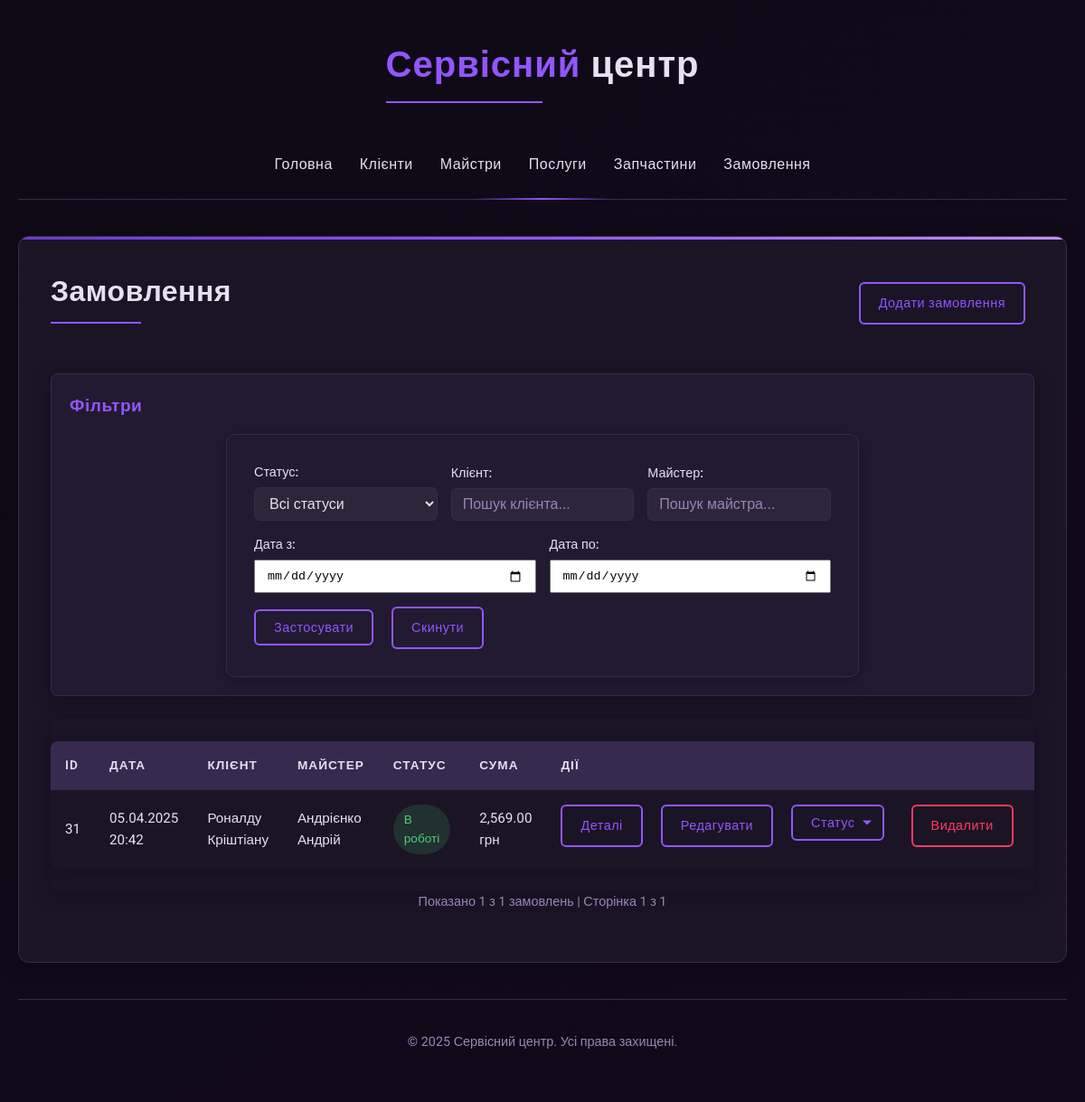
The page /Service-Center/orders/index.php on the database its author committed.
### tables this page shows
CREATE TABLE `orders` (
  `order_id` int(11) NOT NULL,
  `client_id` int(11) NOT NULL,
  `master_id` int(11) NOT NULL,
  `order_date` datetime NOT NULL DEFAULT CURRENT_TIMESTAMP,
  `status` varchar(50) DEFAULT 'Нове',
  `description` text,
  `issue_description` text,
  `client_device` text,
  `notes` text,
  `total_price` text
);

CREATE TABLE `clients` (
  `client_id` int(11) NOT NULL,
  `last_name` varchar(100) NOT NULL,
  `first_name` varchar(100) NOT NULL,
  `patronymic` varchar(100) DEFAULT NULL,
  `phone_number` varchar(20) NOT NULL,
  `email` varchar(100) DEFAULT NULL,
  `car` varchar(255) DEFAULT NULL
);

CREATE TABLE `masters` (
  `master_id` int(11) NOT NULL,
  `first_name` varchar(100) NOT NULL,
  `last_name` varchar(100) NOT NULL,
  `phone_number` varchar(20) NOT NULL,
  `email` varchar(100) DEFAULT NULL
);

### Service-Center/orders/index.php (the view, shortened to what this page needs)
<?php
include_once '../config.php';
include_once '../includes/header.php';
$items_per_page = 20;
$current_page = isset($_GET['page']) ? (int)$_GET['page'] : 1;
$current_page = $current_page < 1 ? 1 : $current_page;
$offset = ($current_page - 1) * $items_per_page;
$client = isset($_GET['client']) ? $_GET['client'] : '';
$master = isset($_GET['master']) ? $_GET['master'] : '';
$date_from = isset($_GET['date_from']) ? $_GET['date_from'] : '';
$date_to = isset($_GET['date_to']) ? $_GET['date_to'] : '';
$where_clauses = [];
$params = [];
$where = !empty($where_clauses) ? " WHERE " . implode(" AND ", $where_clauses) : "";
$count_sql = "SELECT COUNT(*) as total
              FROM orders o
              JOIN clients c ON o.client_id = c.client_id
              JOIN masters m ON o.master_id = m.master_id
              $where";
$count_stmt = $pdo->prepare($count_sql);
$count_stmt->execute($params);
$total_items = $count_stmt->fetch()['total'];
$total_pages = ceil($total_items / $items_per_page);
$sql = "SELECT o.order_id, o.order_date, o.status,
               c.last_name as client_last_name, c.first_name as client_first_name,
               m.last_name as master_last_name, m.first_name as master_first_name,
               (
                   IFNULL((SELECT SUM(s.price * os.quantity)
                      FROM order_services os
                      JOIN services s ON os.service_id = s.service_id
                      WHERE os.order_id = o.order_id), 0) +
                   IFNULL((SELECT SUM(p.price * op.quantity)
                      FROM order_parts op
                      JOIN products p ON op.part_id = p.product_id
                      WHERE op.order_id = o.order_id), 0)
               ) AS total_price
        FROM orders o
        JOIN clients c ON o.client_id = c.client_id
        JOIN masters m ON o.master_id = m.master_id
        $where
        ORDER BY o.order_date DESC
        LIMIT :limit OFFSET :offset";
$stmt = $pdo->prepare($sql);
$stmt->bindValue(':limit', (int)$items_per_page, PDO::PARAM_INT);
$stmt->bindValue(':offset', (int)$offset, PDO::PARAM_INT);
$stmt->execute();
$orders = $stmt->fetchAll();
?>
    <div class="actions-bar">
        <h1>Замовлення</h1>
        <div>
            <a href="add.php" class="btn">Додати замовлення</a>
        </div>
    </div>
    <div class="filter-panel">
        <h3>Фільтри</h3>
        <form action="" method="get" class="filter-form">
            <div class="filter-row">
                <div class="filter-group">
                    <label for="status">Статус:</label>
                    <select name="status" id="status">
                        <option value="">Всі статуси</option>
                    </select>
                </div>
                <div class="filter-group">
                    <label for="client">Клієнт:</label>
                    <input type="text" name="client" id="client" value="<?php echo htmlspecialchars($client); ?>" placeholder="Пошук клієнта...">
                </div>
                <div class="filter-group">
                    <label for="master">Майстер:</label>
                    <input type="text" name="master" id="master" value="<?php echo htmlspecialchars($master); ?>" placeholder="Пошук майстра...">
                </div>
            </div>
            <div class="filter-row">
                <div class="filter-group">
                    <label for="date_from">Дата з:</label>
                    <input type="date" name="date_from" id="date_from" value="<?php echo htmlspecialchars($date_from); ?>">
                </div>
                <div class="filter-group">
                    <label for="date_to">Дата по:</label>
                    <input type="date" name="date_to" id="date_to" value="<?php echo htmlspecialchars($date_to); ?>">
                </div>
                <div class="filter-buttons">
                    <button type="submit" class="btn">Застосувати</button>
                    <a href="index.php" class="btn">Скинути</a>
                </div>
            </div>
        </form>
    </div>
<?php if (empty($orders)): ?>
    <p>Замовлень не знайдено</p>
<?php else: ?>
    <div class="table-responsive">
        <table>
            <thead>
            <tr>
                <th>ID</th>
                <th>Дата</th>
                <th>Клієнт</th>
                <th>Майстер</th>
                <th>Статус</th>
                <th>Сума</th>
                <th>Дії</th>
            </tr>
            </thead>
            <tbody>
            <?php foreach ($orders as $order): ?>
                <tr>
                    <td><?php echo $order['order_id']; ?></td>
                    <td><?php echo date('d.m.Y H:i', strtotime($order['order_date'])); ?></td>
                    <td>
                        <?php echo htmlspecialchars($order['client_last_name'] . ' ' . $order['client_first_name']); ?>
                    </td>
                    <td>
                        <?php echo htmlspecialchars($order['master_last_name'] . ' ' . $order['master_first_name']); ?>
                    </td>
                    <td>
                        <?php
                        $statusClass = 'status-new';
                        ?>
                        <span class="status-badge <?php echo $statusClass; ?>"><?php echo htmlspecialchars($order['status']); ?></span>
                    </td>
                    <td><?php echo number_format($order['total_price'], 2); ?> грн</td>
                    <td class="action-buttons">
                        <a href="view.php?id=<?php echo $order['order_id']; ?>" class="btn">Деталі</a>
                        <a href="edit.php?id=<?php echo $order['order_id']; ?>" class="btn">Редагувати</a>
                        <div class="dropdown">
                            <button type="button" class="btn dropdown-toggle">Статус</button>
                        </div>
                        <a href="delete.php?id=<?php echo $order['order_id']; ?>" class="btn btn-danger">Видалити</a>
                    </td>
                </tr>
            <?php endforeach; ?>
            </tbody>
        </table>
    </div>
    <div class="pagination-info">
        Показано <?php echo count($orders); ?> з <?php echo $total_items; ?> замовлень |
        Сторінка <?php echo $current_page; ?> з <?php echo max(1, $total_pages); ?>
    </div>
<?php endif; ?>
<?php include_once '../includes/footer.php'; ?>

### Service-Center/css/style.css (style rules this page uses)
:root { --primary-bg: #0f0a16; --secondary-bg: #1a1425; --card-bg: #221a30; --text-color: #e6e0f0; --text-muted: #9985b5; --accent-color: #9355ff; --accent-color2: #6a3bce; --accent-color3: #c28eff; --border-color: #382a4e; --error-color: #ff3a5e; --success-color: #4cd076; --table-hover: #2a1e3a; --table-border: #382a4e; --box-shadow: 0 4px 20px rgba(0, 0, 0, 0.25); --highlight-shadow: 0 0 10px rgba(147, 85, 255, 0.3); }
* { margin: 0; padding: 0; box-sizing: border-box; transition: all 0.3s ease; }
body { font-family: 'Roboto', sans-serif; background: linear-gradient(140deg, var(--primary-bg), #12091a); color: var(--text-color); line-height: 1.6; min-height: 100vh; font-size: 16px; }
h1, h2, h3 { color: var(--text-color); margin-bottom: 25px; font-weight: 600; letter-spacing: 0.5px; }
h1 { font-size: 2rem; position: relative; display: inline-block; padding-bottom: 10px; }
h1:after { content: ''; position: absolute; bottom: 0; left: 0; width: 50%; height: 2px; background: var(--accent-color); }
h3 { font-size: 1.4rem; color: var(--accent-color); }
table { width: 100%; border-collapse: separate; border-spacing: 0; margin: 25px 0; background-color: var(--secondary-bg); border-radius: 8px; overflow: hidden; box-shadow: var(--box-shadow); }
th { background-color: var(--border-color); color: var(--text-color); font-weight: 600; text-align: left; padding: 16px; text-transform: uppercase; font-size: 0.85rem; letter-spacing: 1px; }
td { padding: 16px; border-bottom: 1px solid var(--border-color); font-size: 0.95rem; }
tr:last-child td { border-bottom: none; }
tbody tr { transition: all 0.3s ease; }
.btn { display: inline-block; padding: 10px 20px; background-color: transparent; border: 2px solid var(--accent-color); color: var(--accent-color); border-radius: 6px; cursor: pointer; text-decoration: none; font-size: 0.9rem; font-weight: 500; transition: all 0.3s ease; margin-right: 10px; letter-spacing: 0.5px; position: relative; overflow: hidden; z-index: 1; }
.btn-danger { border-color: var(--error-color); color: var(--error-color); }
.action-buttons { display: flex; gap: 10px; }
form { max-width: 700px; margin: 0 auto; padding: 30px; background: var(--card-bg); border-radius: 10px; box-shadow: var(--box-shadow); border: 1px solid var(--border-color); }
label { display: block; margin-bottom: 8px; color: var(--text-color); font-weight: 500; font-size: 0.95rem; }
input[type="text"], input[type="email"], input[type="tel"], input[type="number"], input[type="password"], input[type="search"], textarea, select { width: 100%; padding: 12px 15px; border: 1px solid var(--border-color); border-radius: 6px; background-color: rgba(255, 255, 255, 0.05); color: var(--text-color); font-size: 1rem; transition: all 0.3s ease; }
input::placeholder, textarea::placeholder { color: var(--text-muted); }
.actions-bar { display: flex; justify-content: space-between; align-items: center; margin-bottom: 30px; flex-wrap: wrap; gap: 20px; }
.table-responsive { overflow-x: auto; border-radius: 10px; box-shadow: var(--box-shadow); }
.status-badge { display: inline-block; padding: 6px 12px; border-radius: 50px; font-size: 0.85rem; font-weight: 500; }
.status-new { background-color: rgba(76, 208, 118, 0.15); color: var(--success-color); }
.pagination-info { text-align: center; color: var(--text-muted); font-size: 0.9rem; margin-bottom: 20px; }

### Service-Center/orders/index.php (style rules this page uses)
.dropdown { position: relative; display: inline-block; margin-right: 10px; }
.dropdown-toggle { padding-right: 30px; position: relative; }
.dropdown-toggle::after { content: ''; position: absolute; right: 12px; top: 50%; transform: translateY(-50%); width: 0; height: 0; border-left: 5px solid transparent; border-right: 5px solid transparent; border-top: 5px solid var(--accent-color); }
.filter-panel { background-color: var(--card-bg); border: 1px solid var(--border-color); border-radius: 8px; padding: 20px; margin-bottom: 25px; box-shadow: var(--box-shadow); }
.filter-panel h3 { margin-top: 0; margin-bottom: 15px; font-size: 1.2rem; }
.filter-form { display: flex; flex-direction: column; gap: 15px; }
.filter-row { display: flex; flex-wrap: wrap; gap: 15px; align-items: flex-end; }
.filter-group { flex: 1; min-width: 200px; }
.filter-group label { display: block; margin-bottom: 5px; font-weight: 500; font-size: 0.9rem; }
.filter-group select, .filter-group input { width: 100%; padding: 8px 12px; }
.filter-buttons { display: flex; gap: 10px; align-items: center; }

### rows shown on the page
orders: order_id "31", order_date "05.04.2025 20:42", client.first_name "Роналду Кріштіану", master.first_name "Андрієнко Андрій", status "В роботі", total_price "2,569.00"

### other values the page prints
count($orders) "1"
$total_items "1"
$current_page "1"
max(1, $total_pages) "1"
